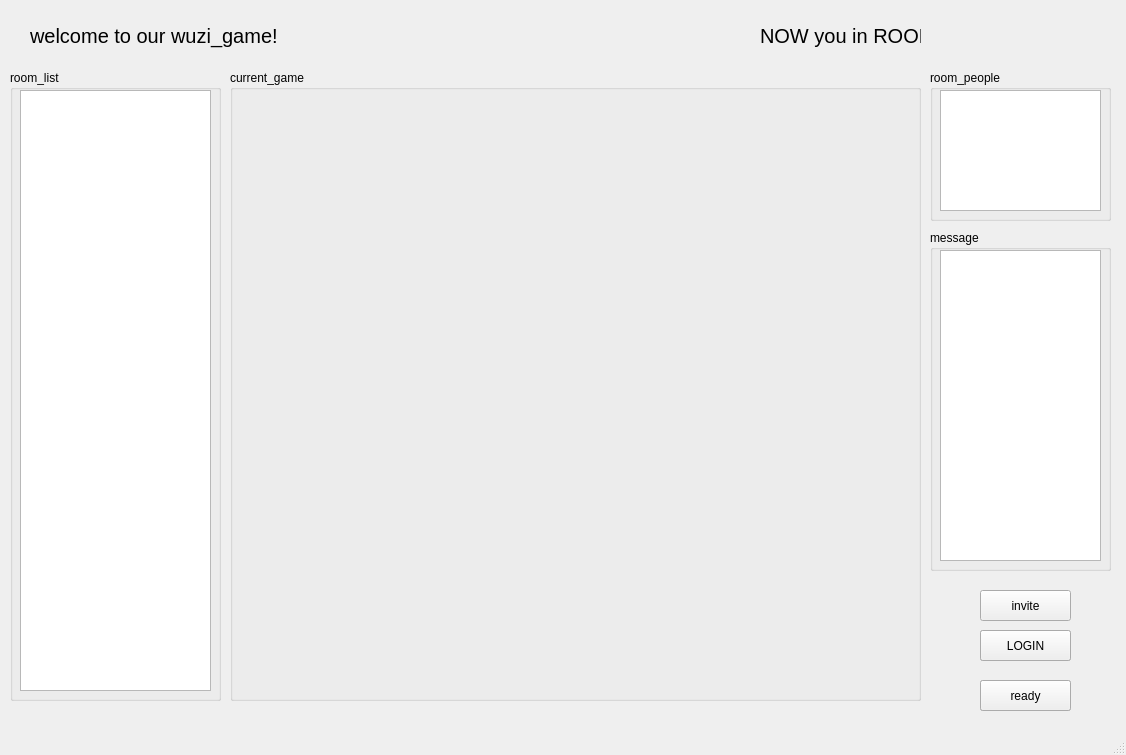
<?xml version="1.0" encoding="UTF-8"?>
<ui version="4.0">
 <class>MainWindow</class>
 <widget class="QMainWindow" name="MainWindow">
  <property name="geometry">
   <rect>
    <x>0</x>
    <y>0</y>
    <width>1126</width>
    <height>755</height>
   </rect>
  </property>
  <property name="windowTitle">
   <string>wuzi_game</string>
  </property>
  <widget class="QWidget" name="centralwidget">
   <widget class="QGroupBox" name="groupBox">
    <property name="geometry">
     <rect>
      <x>10</x>
      <y>70</y>
      <width>211</width>
      <height>631</height>
     </rect>
    </property>
    <property name="title">
     <string>room_list</string>
    </property>
    <widget class="QListWidget" name="room_list_view">
     <property name="geometry">
      <rect>
       <x>10</x>
       <y>20</y>
       <width>191</width>
       <height>601</height>
      </rect>
     </property>
    </widget>
   </widget>
   <widget class="QGroupBox" name="groupBox_2">
    <property name="geometry">
     <rect>
      <x>230</x>
      <y>70</y>
      <width>691</width>
      <height>631</height>
     </rect>
    </property>
    <property name="title">
     <string>current_game</string>
    </property>
   </widget>
   <widget class="QGroupBox" name="groupBox_3">
    <property name="geometry">
     <rect>
      <x>930</x>
      <y>70</y>
      <width>181</width>
      <height>151</height>
     </rect>
    </property>
    <property name="title">
     <string>room_people</string>
    </property>
    <widget class="QListWidget" name="current_room_list">
     <property name="geometry">
      <rect>
       <x>10</x>
       <y>20</y>
       <width>161</width>
       <height>121</height>
      </rect>
     </property>
    </widget>
   </widget>
   <widget class="QGroupBox" name="groupBox_4">
    <property name="geometry">
     <rect>
      <x>930</x>
      <y>230</y>
      <width>181</width>
      <height>341</height>
     </rect>
    </property>
    <property name="title">
     <string>message</string>
    </property>
    <widget class="QListWidget" name="msg_list">
     <property name="geometry">
      <rect>
       <x>10</x>
       <y>20</y>
       <width>161</width>
       <height>311</height>
      </rect>
     </property>
    </widget>
   </widget>
   <widget class="QPushButton" name="exit_btn">
    <property name="geometry">
     <rect>
      <x>980</x>
      <y>630</y>
      <width>91</width>
      <height>31</height>
     </rect>
    </property>
    <property name="text">
     <string>exit</string>
    </property>
   </widget>
   <widget class="QLabel" name="label">
    <property name="geometry">
     <rect>
      <x>30</x>
      <y>20</y>
      <width>271</width>
      <height>31</height>
     </rect>
    </property>
    <property name="font">
     <font>
      <pointsize>15</pointsize>
     </font>
    </property>
    <property name="text">
     <string>welcome to our wuzi_game!</string>
    </property>
   </widget>
   <widget class="QLabel" name="user_name">
    <property name="geometry">
     <rect>
      <x>490</x>
      <y>20</y>
      <width>161</width>
      <height>31</height>
     </rect>
    </property>
    <property name="font">
     <font>
      <pointsize>15</pointsize>
     </font>
    </property>
    <property name="text">
     <string/>
    </property>
    <property name="alignment">
     <set>Qt::AlignCenter</set>
    </property>
   </widget>
   <widget class="QLabel" name="label_3">
    <property name="geometry">
     <rect>
      <x>760</x>
      <y>20</y>
      <width>161</width>
      <height>31</height>
     </rect>
    </property>
    <property name="font">
     <font>
      <pointsize>15</pointsize>
     </font>
    </property>
    <property name="text">
     <string>NOW you in ROOM:</string>
    </property>
   </widget>
   <widget class="QLabel" name="room_name">
    <property name="geometry">
     <rect>
      <x>930</x>
      <y>20</y>
      <width>141</width>
      <height>31</height>
     </rect>
    </property>
    <property name="font">
     <font>
      <pointsize>15</pointsize>
     </font>
    </property>
    <property name="text">
     <string/>
    </property>
   </widget>
   <widget class="QPushButton" name="login_btn">
    <property name="geometry">
     <rect>
      <x>980</x>
      <y>630</y>
      <width>91</width>
      <height>31</height>
     </rect>
    </property>
    <property name="text">
     <string>LOGIN</string>
    </property>
   </widget>
   <widget class="QPushButton" name="restart_btn">
    <property name="geometry">
     <rect>
      <x>980</x>
      <y>680</y>
      <width>91</width>
      <height>31</height>
     </rect>
    </property>
    <property name="text">
     <string>restart</string>
    </property>
   </widget>
   <widget class="QPushButton" name="ready_btn">
    <property name="geometry">
     <rect>
      <x>980</x>
      <y>680</y>
      <width>91</width>
      <height>31</height>
     </rect>
    </property>
    <property name="text">
     <string>ready</string>
    </property>
   </widget>
   <widget class="QPushButton" name="invite_btn">
    <property name="geometry">
     <rect>
      <x>980</x>
      <y>590</y>
      <width>91</width>
      <height>31</height>
     </rect>
    </property>
    <property name="text">
     <string>invite</string>
    </property>
   </widget>
  </widget>
  <widget class="QStatusBar" name="statusbar"/>
 </widget>
 <resources/>
 <connections/>
</ui>
